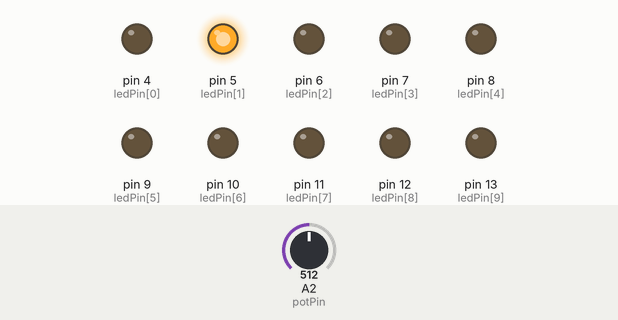
This sketch was run on a simulated Arduino Uno, built with avr-gcc and run on an emulated ATmega328P. Parts: output pins drawn as LEDs (lit = HIGH). Dashed ring = blinking. Inputs (shaded band) come from the test bench; at power-on: A2 (potPin) = 512.

Above: at 1.2 s.
1.3 s: A2 (potPin) set to 122
At 1.36 s:
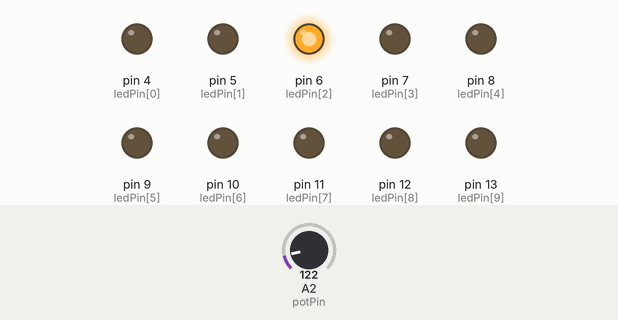
At 2.1 s:
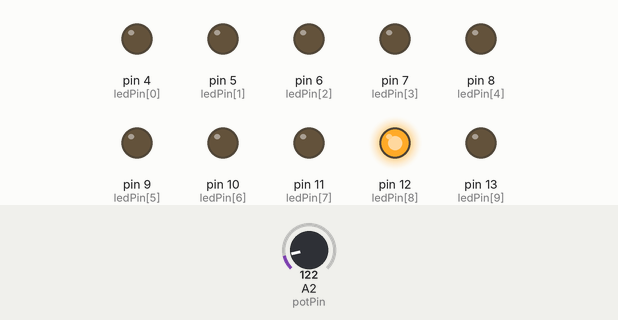
4.3 s: A2 (potPin) set to 0
7.3 s: A2 (potPin) set to 20
At 7.48 s:
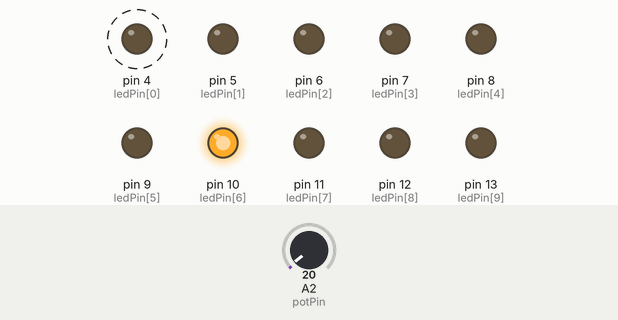
10.3 s: A2 (potPin) set to 716
At 10.3 s:
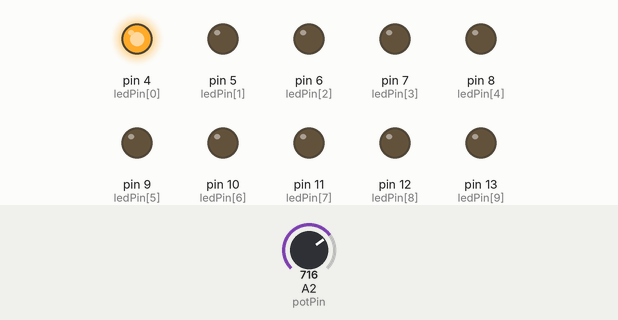
13.3 s: A2 (potPin) set to 768
16.3 s: A2 (potPin) set to 804
Timing chart, 0 to 19.5 s (numbered marks = the images above; inputs shaded):
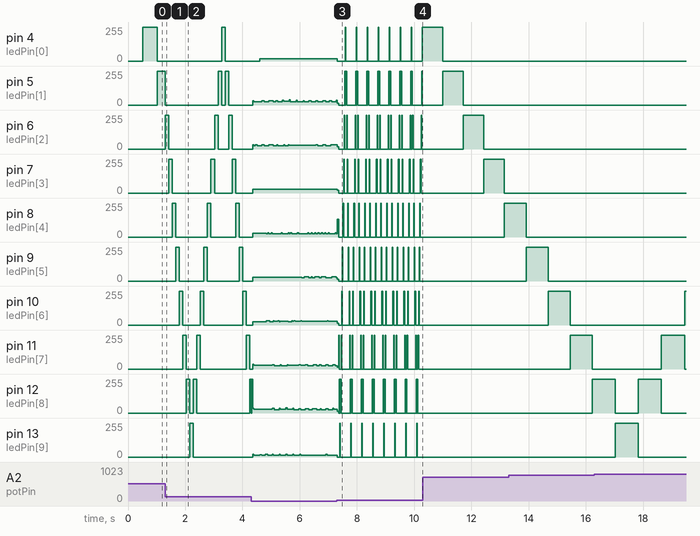

The sketch:

Project_6_LED_Chase_Effect_With_Potentiometer_Ivailo.ino
```cpp
// Project 6 - LED Chase Effect Pins w/ Potentiometer
// Create Array for the LED Pins
byte ledPin[] = {4,5,6,7,8,9,10,11,12,13};
int ledDelay(70); // delay inbetween changes
int direction = 1;
int currentLED = 0;
unsigned long changeTime;
int potPin = 2;

void setup() {
  // set all pins to output
  for (int x=0; x<10; x++) {
    pinMode(ledPin[x], OUTPUT); }
    changeTime = millis();
}

void loop() {
//read the value from the pot
ledDelay = analogRead(potPin);
  //if it has been ledDelay ms since last change
  if ((millis() - changeTime) >
ledDelay) {
    changeLED();
    changeTime = millis();
  }
}

void changeLED() {
  // turn off all LED's
  for (int x=0; x<10; x++) {
    digitalWrite(ledPin[x], LOW);
  }
  // turn on the current LED
  digitalWrite(ledPin[currentLED], HIGH);
  // increment by the direction value
  currentLED += direction;
  // change the direction if we reach the end
  if (currentLED ==9) {direction = -1;}
  if (currentLED ==0) {direction = 1;}
}
```

Measured:
- after the input at 1.3 s, pin 4 (ledPin[0]): 0/255 → 255/255 after 2.0 s, → 0/255 0.12 s later; pin 12 (ledPin[8]): goes 255/255 0.12 s, 0/255 0.12 s, 255/255 0.12 s, 0/255 1.8 s, then 255/255, starting after 0.74 s; pin 13 (ledPin[9]): 0/255 → 255/255 after 0.86 s, → 0/255 0.12 s later
- after the input at 7.3 s, pin 4 (ledPin[0]): alternates 255/255 for 0.02 s and 0/255 for 0.36 s, starting at once; pin 7 (ledPin[3]): 28/255 → 20/255 at once, then moves between 0/255 and 255/255, repeating every 0.77 s
- after the input at 10.3 s, pin 9 (ledPin[5]), pin 10 (ledPin[6]), pin 11 (ledPin[7]), pin 12 (ledPin[8]), pin 13 (ledPin[9]): stops changing and stays 0/255
- by itself, pin 9 (ledPin[5]): repeats every 0.36 s: 0/255 0.13 s, 255/255 0.02 s, 0/255 0.19 s, 255/255 0.02 s
- by itself, pin 10 (ledPin[6]): repeats every 0.38 s: 0/255 0.10 s, 255/255 0.02 s, 0/255 0.23 s, 255/255 0.02 s
- by itself, pin 11 (ledPin[7]): repeats every 0.38 s: 255/255 0.02 s, 0/255 0.06 s, 255/255 0.02 s, 0/255 0.28 s
